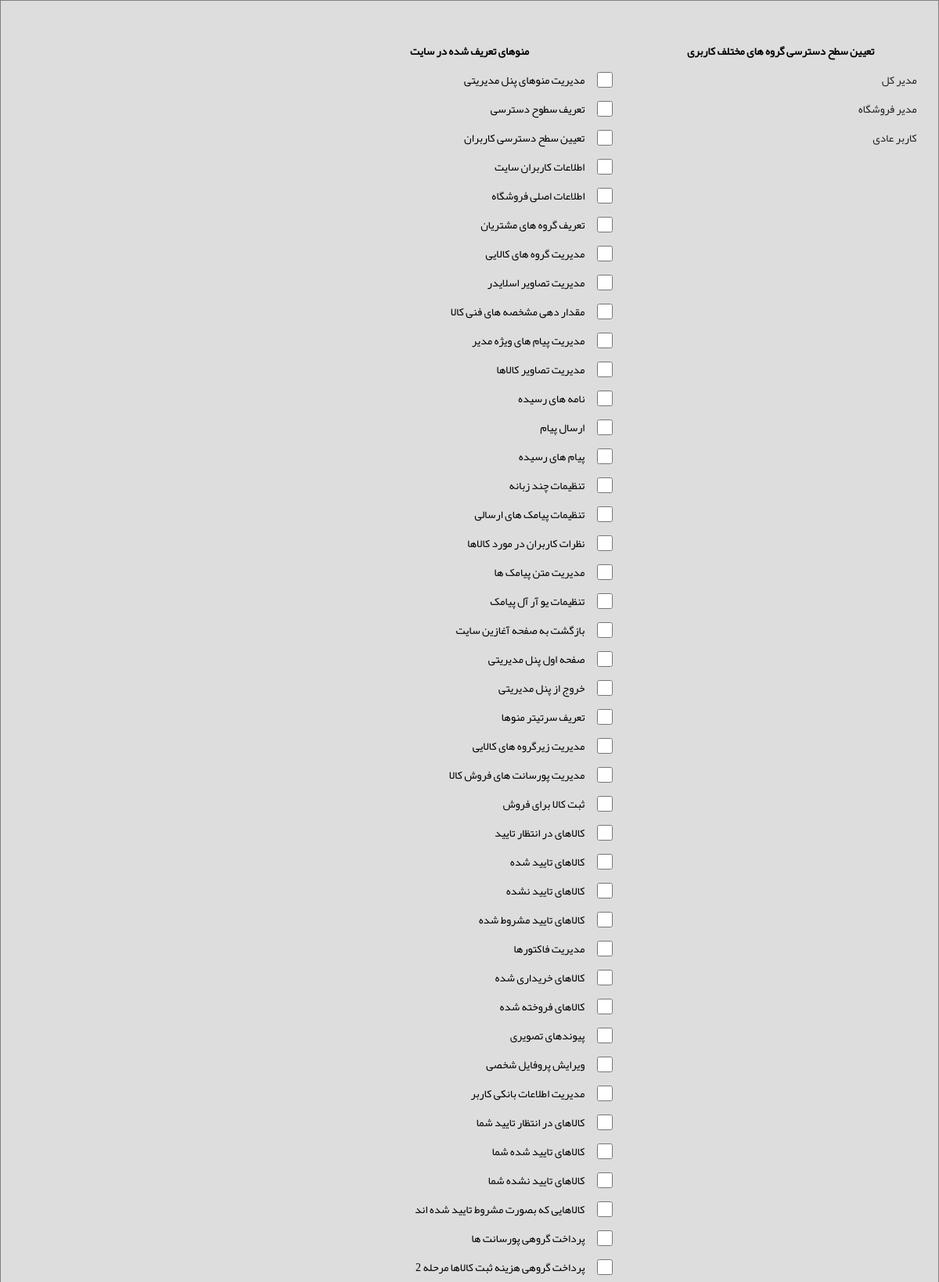
/admin_user_access_info.php (signed in, upper part), run on the app's committed database.
### tables this page shows
CREATE TABLE `tbl_user_type` (
  `auto_id` int(5) NOT NULL AUTO_INCREMENT,
  `f1` varchar(255) DEFAULT '',
  `f2` text,
  `f3` varchar(255) DEFAULT NULL,
  `f4` text,
  `f5` varchar(255) DEFAULT NULL,
  `f6` text,
  `f7` varchar(255) DEFAULT NULL,
  `f8` text,
  PRIMARY KEY (`auto_id`)
);

CREATE TABLE `tbl_page_info` (
  `auto_id` int(5) NOT NULL AUTO_INCREMENT,
  `f1` int(5) NOT NULL DEFAULT '1',
  `f2` varchar(255) DEFAULT NULL,
  `f3` varchar(100) DEFAULT NULL,
  `f4` varchar(255) DEFAULT NULL,
  `f5` varchar(255) DEFAULT NULL,
  `f6` varchar(255) DEFAULT NULL,
  `f7` varchar(10) NOT NULL DEFAULT '1',
  `f8` smallint(3) NOT NULL DEFAULT '1',
  `f9` varchar(1) NOT NULL DEFAULT '1',
  PRIMARY KEY (`auto_id`)
);

### admin_user_access_info.php (the view, shortened to what this page needs)
<?php include "header_admin_page.php"?>
</head>
<body dir=rtl topmargin="0" leftmargin="0" rightmargin="0" bottommargin="0">
	  	<div align="right">
			<table border="1" width="90%" dir="rtl" cellspacing="0" style="border-collapse: collapse" class="main_table">
		<tr>
			<td align="center" valign="top" width="75%">
			<table border="0" width="100%" cellspacing="0" cellpadding="0">
				<tr>
					<td align="center" valign="top">
									<table id="aseman_tbl" border="0" width="100%" cellspacing="3" cellpadding="3" >
										<tr>
											<td align="right" width="100%" colspan="3" >
											<p align="center">
											&nbsp;</td>
										</tr>
										<tr>
<form name="form1" id="form1"  method="POST" action="<?php print $_SERVER["PHP_SELF"];?>" >
											<td align="right" width="33%" valign="top" >
<table border="0" width="100%" cellspacing="3" cellpadding="3">
	<tr>
		<td width="100%" align="center" colspan="2" height="25">
		<b>تعیین سطح دسترسی گروه های مختلف کاربری</b></td>
	</tr>
	<?php
	$tbl_name="tbl_user_type";
	$str_where2="";
	$str_sql="select auto_id,f1 from $tbl_name".$str_where2." order by auto_id";
	$re = mysql_query($str_sql);
	while($row = mysql_fetch_array($re))
	{ $i++; if($i%2==0) { $color="#E8E8E8"; } else {$color="#FFFFFF";}
	?>
	<tr>
		<td width="3%" align="center">&nbsp;</td>
		<td align="right" width="97%"><a href="?get_menu&gp_id=<?php print $row['auto_id']?>&gr_name=<?php print $row['f1']?>"><?php print $row["f1"]?></a></td>
	</tr>
	<?php }
	?>
	</table>
											</td>
											<td align="center" width="33%" valign="top" >
<form name="form2" id="form2"  method="POST" action="<?php print $_SERVER["PHP_SELF"];?>" >
<table border="0" width="100%" cellspacing="3" cellpadding="3" >
											<font color="#000000">
											<span style="font-weight: 700; background-color: #FF9933" lang="fa">
	<tr>
		<td width="100%" align="center" colspan="2" height="25">
		<b>منوهای تعریف شده در سایت </b></td>
	</tr>
	<?php
	$tbl_name="tbl_page_info";
	$str_sql="select auto_id,f2 from ".$tbl_name." order by auto_id";
	$re = mysql_query($str_sql);
	while($row = mysql_fetch_array($re))
	{ $i++; if($i%2==0) { $color="#FFFFFF"; } else {$color="#E8E8E8";}
	?>
	<tr>
		<td width="10%" align="center">
		<input type='checkbox' name='ch1[]'  id='ch1[]'
		 value="<?php print $row["auto_id"];?>"
			>
			</td>
		<td align="right" width="90%"><?php print $row["f2"]; ?></td>
	</tr>
	<?php
	}
	?>
	</table>
</td>
<td align="right" width="33%" >
<input type="submit" value="اختصاص منوها به گروه انتخاب شده" name="B1" tabindex="1"  ></td>
</form>
</tr>
</table>
</td>
</tr>
</table>
</td>
</tr>
</table>
</div>
</body>
</html>

### css/admin_style.css (style rules this page uses)
:link { text-decoration:none;color:#222 }
p,table,td { font-family:WebYekan;font-size:14px;color:#000;font-weight:400 }
input,select,textarea { font-family:WebYekan;font-size:13px;color:#000 }
BODY { font-family:WebYekan;font-size:14px;color:#000;font-weight:400;background-color:#ddd;scrollbar-face-color:#E1E7EA;scrollbar-shadow-color:#E1E7EA;scrollbar-base-color:#E1E7EA;scrollbar-track-color:#E1E7EA;scrollbar-arrow-color:#8DA6B8 }
.main_table { width:100% }
input[type=checkbox] { width:20px;height:20px }

### data on the page
tbl_user_type: f1 "مدیر کل"
tbl_user_type: f1 "مدیر فروشگاه"
tbl_user_type: f1 "کاربر عادی"
tbl_page_info: f2 "مدیریت منوهای پنل مدیریتی"
tbl_page_info: f2 "تعریف سطوح دسترسی"
tbl_page_info: f2 "تعیین سطح دسترسی کاربران"
tbl_page_info: f2 "اطلاعات کاربران سایت"
tbl_page_info: f2 "اطلاعات اصلی فروشگاه"
tbl_page_info: f2 "تعریف گروه های مشتریان"
tbl_page_info: f2 "مدیریت گروه های کالایی"
tbl_page_info: f2 "مدیریت تصاویر اسلایدر"
tbl_page_info: f2 "مقدار دهی مشخصه های فنی کالا"
tbl_page_info: f2 "مدیریت پیام های ویژه مدیر"
tbl_page_info: f2 "مدیریت تصاویر کالاها"
tbl_page_info: f2 "نامه های رسیده"
tbl_page_info: f2 "ارسال پیام"
tbl_page_info: f2 "پیام های رسیده"
tbl_page_info: f2 "تنظیمات چند زبانه"
tbl_page_info: f2 "تنظیمات پیامک های ارسالی"
tbl_page_info: f2 "نظرات کاربران در مورد کالاها"
tbl_page_info: f2 "مدیریت متن پیامک ها"
tbl_page_info: f2 "تنظیمات یو آر آل پیامک"
tbl_page_info: f2 "بازگشت به صفحه آغازین سایت"
tbl_page_info: f2 "صفحه اول پنل مدیریتی"
tbl_page_info: f2 "خروج از پنل مدیریتی"
tbl_page_info: f2 "تعریف سرتیتر منوها"
tbl_page_info: f2 "مدیریت زیرگروه های کالایی"
tbl_page_info: f2 "مدیریت پورسانت های فروش کالا"
tbl_page_info: f2 "ثبت کالا برای فروش"
tbl_page_info: f2 "کالاهای در انتظار تایید"
tbl_page_info: f2 "کالاهای تایید شده"
tbl_page_info: f2 "کالاهای تایید نشده"
tbl_page_info: f2 "کالاهای تایید مشروط شده"
tbl_page_info: f2 "مدیریت فاکتورها"
tbl_page_info: f2 "کالاهای خریداری شده"
tbl_page_info: f2 "کالاهای فروخته شده"
tbl_page_info: f2 "پیوندهای تصویری"
tbl_page_info: f2 "ویرایش پروفایل شخصی"
tbl_page_info: f2 "مدیریت اطلاعات بانکی کاربر"
tbl_page_info: f2 "کالاهای در انتظار تایید شما"
tbl_page_info: f2 "کالاهای تایید شده شما"
tbl_page_info: f2 "کالاهای تایید نشده شما"
tbl_page_info: f2 "کالاهایی که بصورت مشروط تایید شده اند"
tbl_page_info: f2 "پرداخت گروهی پورسانت ها"
tbl_page_info: f2 "پرداخت گروهی هزینه ثبت کالاها مرحله 2"
